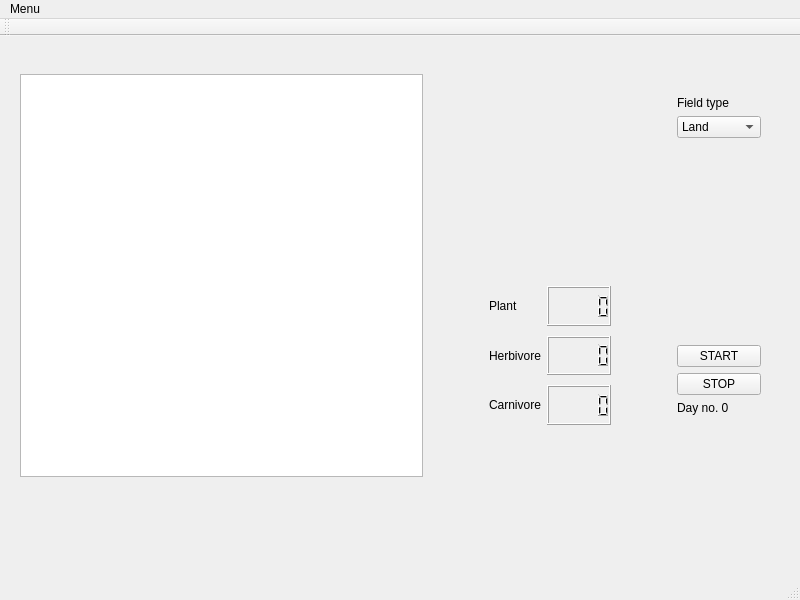
<?xml version="1.0" encoding="UTF-8"?>
<ui version="4.0">
 <class>MainWindow</class>
 <widget class="QMainWindow" name="MainWindow">
  <property name="geometry">
   <rect>
    <x>0</x>
    <y>0</y>
    <width>800</width>
    <height>600</height>
   </rect>
  </property>
  <property name="windowTitle">
   <string>MainWindow</string>
  </property>
  <widget class="QWidget" name="centralWidget">
   <widget class="QWidget" name="layoutWidget">
    <property name="geometry">
     <rect>
      <x>0</x>
      <y>0</y>
      <width>801</width>
      <height>479</height>
     </rect>
    </property>
    <layout class="QHBoxLayout" name="horizontalLayout_3">
     <property name="leftMargin">
      <number>20</number>
     </property>
     <property name="topMargin">
      <number>20</number>
     </property>
     <property name="rightMargin">
      <number>40</number>
     </property>
     <property name="bottomMargin">
      <number>20</number>
     </property>
     <item>
      <layout class="QVBoxLayout" name="verticalLayout_4">
       <item>
        <layout class="QHBoxLayout" name="horizontalLayout_2">
         <item>
          <widget class="QGraphicsView" name="mapView">
           <property name="sizePolicy">
            <sizepolicy hsizetype="Fixed" vsizetype="Fixed">
             <horstretch>30</horstretch>
             <verstretch>30</verstretch>
            </sizepolicy>
           </property>
           <property name="minimumSize">
            <size>
             <width>400</width>
             <height>400</height>
            </size>
           </property>
           <property name="maximumSize">
            <size>
             <width>403</width>
             <height>403</height>
            </size>
           </property>
           <property name="sizeIncrement">
            <size>
             <width>0</width>
             <height>0</height>
            </size>
           </property>
           <property name="alignment">
            <set>Qt::AlignCenter</set>
           </property>
          </widget>
         </item>
         <item>
          <spacer name="horizontalSpacer_3">
           <property name="orientation">
            <enum>Qt::Horizontal</enum>
           </property>
           <property name="sizeHint" stdset="0">
            <size>
             <width>40</width>
             <height>20</height>
            </size>
           </property>
          </spacer>
         </item>
         <item>
          <layout class="QVBoxLayout" name="verticalLayout">
           <property name="spacing">
            <number>10</number>
           </property>
           <property name="topMargin">
            <number>10</number>
           </property>
           <property name="bottomMargin">
            <number>10</number>
           </property>
           <item>
            <spacer name="verticalSpacer_5">
             <property name="orientation">
              <enum>Qt::Vertical</enum>
             </property>
             <property name="sizeType">
              <enum>QSizePolicy::Fixed</enum>
             </property>
             <property name="sizeHint" stdset="0">
              <size>
               <width>20</width>
               <height>220</height>
              </size>
             </property>
            </spacer>
           </item>
           <item>
            <widget class="QLabel" name="plant_label">
             <property name="text">
              <string>Plant</string>
             </property>
            </widget>
           </item>
           <item>
            <widget class="QLabel" name="herb_label">
             <property name="text">
              <string>Herbivore</string>
             </property>
            </widget>
           </item>
           <item>
            <widget class="QLabel" name="carn_label">
             <property name="text">
              <string>Carnivore</string>
             </property>
            </widget>
           </item>
           <item>
            <spacer name="verticalSpacer_3">
             <property name="orientation">
              <enum>Qt::Vertical</enum>
             </property>
             <property name="sizeType">
              <enum>QSizePolicy::Fixed</enum>
             </property>
             <property name="sizeHint" stdset="0">
              <size>
               <width>20</width>
               <height>60</height>
              </size>
             </property>
            </spacer>
           </item>
          </layout>
         </item>
         <item>
          <layout class="QVBoxLayout" name="verticalLayout_2">
           <property name="spacing">
            <number>10</number>
           </property>
           <property name="topMargin">
            <number>10</number>
           </property>
           <property name="bottomMargin">
            <number>10</number>
           </property>
           <item>
            <spacer name="verticalSpacer_6">
             <property name="orientation">
              <enum>Qt::Vertical</enum>
             </property>
             <property name="sizeType">
              <enum>QSizePolicy::Fixed</enum>
             </property>
             <property name="sizeHint" stdset="0">
              <size>
               <width>61</width>
               <height>220</height>
              </size>
             </property>
            </spacer>
           </item>
           <item>
            <widget class="QLCDNumber" name="plant_number"/>
           </item>
           <item>
            <widget class="QLCDNumber" name="herb_number"/>
           </item>
           <item>
            <widget class="QLCDNumber" name="carn_number"/>
           </item>
           <item>
            <spacer name="verticalSpacer_4">
             <property name="orientation">
              <enum>Qt::Vertical</enum>
             </property>
             <property name="sizeType">
              <enum>QSizePolicy::Fixed</enum>
             </property>
             <property name="sizeHint" stdset="0">
              <size>
               <width>20</width>
               <height>60</height>
              </size>
             </property>
            </spacer>
           </item>
          </layout>
         </item>
         <item>
          <spacer name="horizontalSpacer">
           <property name="orientation">
            <enum>Qt::Horizontal</enum>
           </property>
           <property name="sizeHint" stdset="0">
            <size>
             <width>40</width>
             <height>20</height>
            </size>
           </property>
          </spacer>
         </item>
        </layout>
       </item>
      </layout>
     </item>
     <item>
      <layout class="QVBoxLayout" name="verticalLayout_3">
       <item>
        <spacer name="verticalSpacer_7">
         <property name="orientation">
          <enum>Qt::Vertical</enum>
         </property>
         <property name="sizeType">
          <enum>QSizePolicy::Fixed</enum>
         </property>
         <property name="sizeHint" stdset="0">
          <size>
           <width>20</width>
           <height>40</height>
          </size>
         </property>
        </spacer>
       </item>
       <item>
        <widget class="QLabel" name="field_label">
         <property name="text">
          <string>Field type</string>
         </property>
        </widget>
       </item>
       <item>
        <widget class="QComboBox" name="spiece_choose">
         <item>
          <property name="text">
           <string>Land</string>
          </property>
         </item>
         <item>
          <property name="text">
           <string>Plant</string>
          </property>
         </item>
         <item>
          <property name="text">
           <string>Herbivore</string>
          </property>
         </item>
         <item>
          <property name="text">
           <string>Carnivore</string>
          </property>
         </item>
        </widget>
       </item>
       <item>
        <spacer name="verticalSpacer">
         <property name="orientation">
          <enum>Qt::Vertical</enum>
         </property>
         <property name="sizeHint" stdset="0">
          <size>
           <width>20</width>
           <height>40</height>
          </size>
         </property>
        </spacer>
       </item>
       <item>
        <widget class="QPushButton" name="start_button">
         <property name="text">
          <string>START</string>
         </property>
        </widget>
       </item>
       <item>
        <widget class="QPushButton" name="stop_button">
         <property name="text">
          <string>STOP</string>
         </property>
        </widget>
       </item>
       <item>
        <widget class="QLabel" name="day_label">
         <property name="text">
          <string>Day no. 0</string>
         </property>
        </widget>
       </item>
       <item>
        <spacer name="verticalSpacer_2">
         <property name="orientation">
          <enum>Qt::Vertical</enum>
         </property>
         <property name="sizeType">
          <enum>QSizePolicy::Fixed</enum>
         </property>
         <property name="sizeHint" stdset="0">
          <size>
           <width>20</width>
           <height>80</height>
          </size>
         </property>
        </spacer>
       </item>
      </layout>
     </item>
    </layout>
   </widget>
   <zorder>layoutWidget</zorder>
   <zorder>mapView</zorder>
  </widget>
  <widget class="QMenuBar" name="menuBar">
   <property name="geometry">
    <rect>
     <x>0</x>
     <y>0</y>
     <width>800</width>
     <height>20</height>
    </rect>
   </property>
   <widget class="QMenu" name="menuLGoEv">
    <property name="title">
     <string>Menu</string>
    </property>
    <addaction name="menu_New_Game"/>
    <addaction name="menu_Clear_Map"/>
    <addaction name="menu_Random"/>
    <addaction name="separator"/>
    <addaction name="menu_quit"/>
   </widget>
   <addaction name="menuLGoEv"/>
  </widget>
  <widget class="QToolBar" name="mainToolBar">
   <attribute name="toolBarArea">
    <enum>TopToolBarArea</enum>
   </attribute>
   <attribute name="toolBarBreak">
    <bool>false</bool>
   </attribute>
  </widget>
  <widget class="QStatusBar" name="statusBar"/>
  <action name="menu_New_Game">
   <property name="text">
    <string>New Game</string>
   </property>
  </action>
  <action name="menu_Clear_Map">
   <property name="text">
    <string>Clear Map</string>
   </property>
  </action>
  <action name="menu_Random">
   <property name="text">
    <string>Random</string>
   </property>
  </action>
  <action name="menu_quit">
   <property name="text">
    <string>Quit</string>
   </property>
  </action>
 </widget>
 <layoutdefault spacing="6" margin="11"/>
 <resources/>
 <connections/>
</ui>
